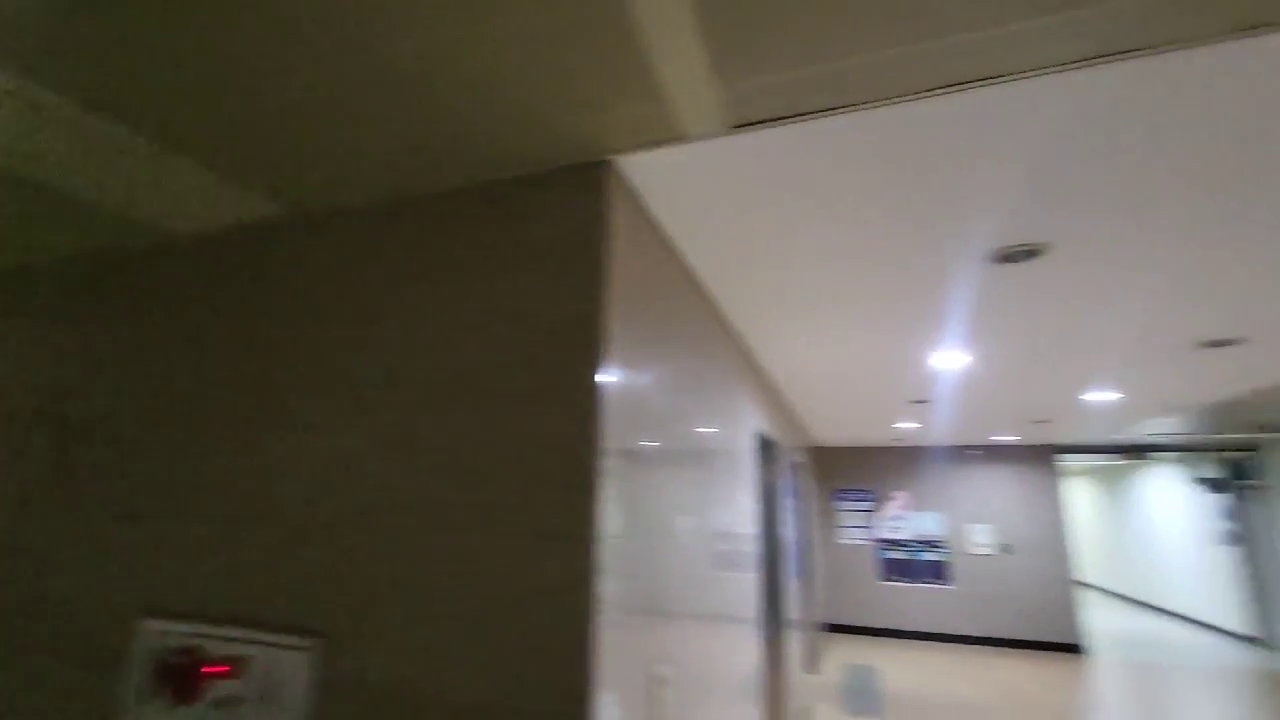
#> input picture frame 16 of image stitching/base video.mp4, 1280 x 720 px
$ python base_Video_preprocessing.py
#> lines starting #> are read from the running program, lines starting #| are printed output that depends on the picture; after the words box and inside, x2 and y2 are one past the last pixel; in counts of white or black regions, pixels touching at a corner belong together
import os
import numpy as np
import cv2 as cv

FLANN_INDEX_LSH = 6


def anorm2(a):
    return (a * a).sum(-1)


def anorm(a):
    return np.sqrt(anorm2(a))

def matchKeypoints(keyPoints1, keyPoints2, descriptors1, descriptors2):
    flann_params = dict(algorithm=FLANN_INDEX_LSH,
                        table_number=6,  # 12
                        key_size=12,  # 20
                        multi_probe_level=1)  # 2

    matcher = cv.FlannBasedMatcher(flann_params, {})  # bug : need to pass empty dict (#1329)
    raw_matches = matcher.knnMatch(descriptors1, descriptors2, k=2)  # 2

    matches = []
    for m in raw_matches:
        if len(m) == 2 and m[0].distance < m[1].distance * 0.79:
            matches.append((m[0].trainIdx, m[0].queryIdx))

    if len(matches) >= 4:

        keyPoints1 = np.float32([keyPoints1[i] for (_, i) in matches])
        keyPoints2 = np.float32([keyPoints2[i] for (i, _) in matches])

        H, status = cv.findHomography(keyPoints1, keyPoints2, cv.RANSAC, 4.0)

        print('%d / %d  inliers/matched' % (np.sum(status), len(status)))
    else:
        H, status = None, None
        print('%d matches found, not enough for homography estimation' % len(p1))

    return matches, H, status


def drawMatches(image1, image2, keyPoints1, keyPoints2, matches, status):
    h1, w1 = image1.shape[:2]
    h2, w2 = image2.shape[:2]

    img_matching_result = np.zeros((max(h1, h2), w1 + w2, 3), dtype="uint8")

    img_matching_result[0:h2, 0:w2] = image2
    img_matching_result[0:h1, w2:] = image1

    for ((trainIdx, queryIdx), s) in zip(matches, status):

        if s == 1:
            keyPoint2 = (int(keyPoints2[trainIdx][0]), int(keyPoints2[trainIdx][1]))
            keyPoint1 = (int(keyPoints1[queryIdx][0]) + w2, int(keyPoints1[queryIdx][1]))
            cv.line(img_matching_result, keyPoint1, keyPoint2, (0, 255, 0), 1)

    return img_matching_result


def video_stitching():
    global image_list
    image_list = []
    # 비디오 파일 열기
    cap = cv.VideoCapture(r'C:\Users\jangj\PycharmProjects\pythonProject1\image stitching\base video.mp4')

    # 첫 번째 프레임 읽기
    ret, prev_frame = cap.read()
#> prev_frame is the input picture: shape (720, 1280, 3); mean B, G, R 84.6, 94.9, 99.6
    prev_gray = cv.cvtColor(prev_frame, cv.COLOR_BGR2GRAY)

    # 결과 이미지 초기화
    result = prev_frame

    # 이미지 처리에 사용할 블록 크기 정의
    block_size = 500  # 예시로 500x500 크기의 블록 사용

    while True:
        # 다음 프레임 읽기
        ret, current_frame = cap.read()
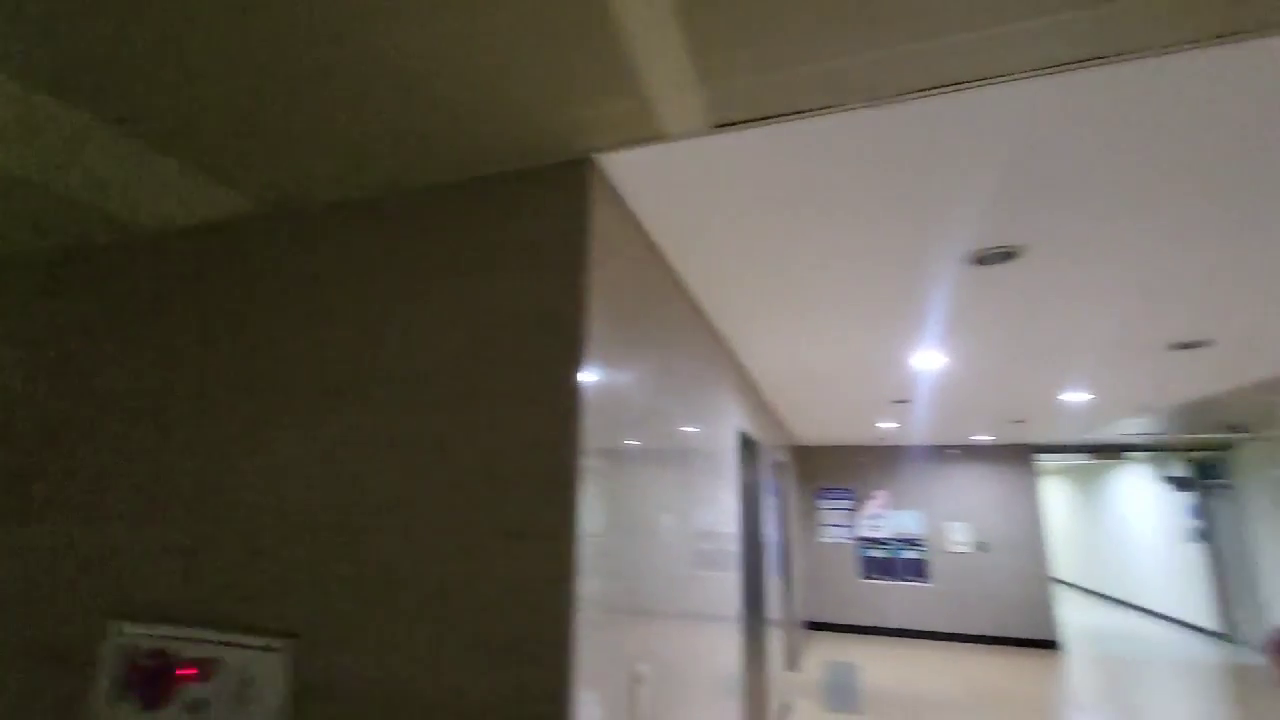
#> input picture frame 17 of image stitching/base video.mp4, 1280 x 720 px
#> current_frame is the input picture: shape (720, 1280, 3); mean B, G, R 84.8, 94.6, 99.3

        # 비디오의 끝에 도달하면 종료
        if not ret:
            break

        # 현재 프레임을 그레이스케일로 변환
        current_gray = cv.cvtColor(current_frame, cv.COLOR_BGR2GRAY)
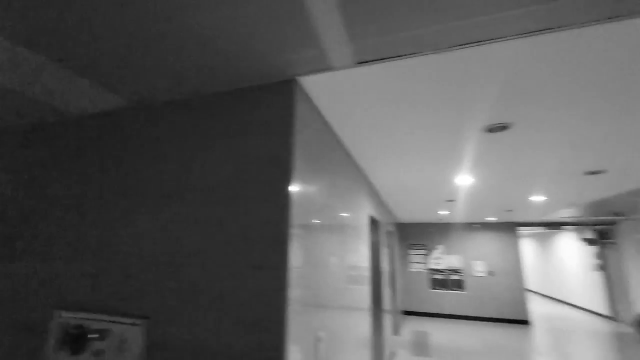
#> current_gray: shape (720, 1280) (shown at 1/2 size); min 0, max 255, mean 94.9

        # BRISK 디텍터로 키포인트 및 디스크립터 추출
        detector = cv.BRISK_create()
        keyPoints1, descriptors1 = detector.detectAndCompute(prev_gray, None)
#> keyPoints1 = 165 keypoints; strongest (x, y, size): (598, 377, 46), (596, 377, 36.8), (595, 378, 19.1), (595, 379, 18.1)
        keyPoints2, descriptors2 = detector.detectAndCompute(current_gray, None)
#> keyPoints2 = 189 keypoints; strongest (x, y, size): (579, 376, 39.6), (577, 376, 36), (582, 376, 72), (625, 441, 13.9)

        # 키포인트 좌표를 부동소수점 형식으로 변환
        keyPoints1 = np.float32([keypoint.pt for keypoint in keyPoints1])
#> keyPoints1 = 165 pairs, first value 202.3 to 1229.9, second value 72.02 to 669.5
        keyPoints2 = np.float32([keypoint.pt for keypoint in keyPoints2])
#> keyPoints2 = 189 pairs, first value 176.6 to 1213, second value 56.82 to 671.8

        # 키포인트 매칭 및 호모그래피 추정
        matches, H, status = matchKeypoints(keyPoints1, keyPoints2, descriptors1, descriptors2)
#> in matchKeypoints, `raw_matches = matcher.knnMatch(descriptors1, descriptors2, k=2)`: raw_matches = 165 matches
#> after the loop in matchKeypoints, `for m in raw_matches:`: matches = 100 pairs, first value 7 to 187, second value 4 to 162
#> in matchKeypoints, `keyPoints1 = np.float32([keyPoints1[i] for (_, i) in matches])`: keyPoints1 = 100 pairs, first value 202.3 to 1229.9, second value 106.6 to 669.5
#> in matchKeypoints, `keyPoints2 = np.float32([keyPoints2[i] for (i, _) in matches])`: keyPoints2 = 100 pairs, first value 176.6 to 1191.4, second value 112.1 to 671.8
#> in matchKeypoints, `H, status = cv.findHomography(keyPoints1, keyPoints2, cv.RANSAC, 4.0)`: H = [[1.02, -0.0538, -13.52], [0.0202, 0.962, 0.664], [3.97e-05, -6.68e-05, 1]]; status = 100 values, max 1 at index 1, min 0 at index 0, mean 0.72
#| 72 / 100  inliers/matched

        # 매칭 결과 이미지 생성
        img_matching_result = drawMatches(prev_frame, current_frame, keyPoints1, keyPoints2, matches, status)
#> in drawMatches, `img_matching_result[0:h1, w2:] = image1`:
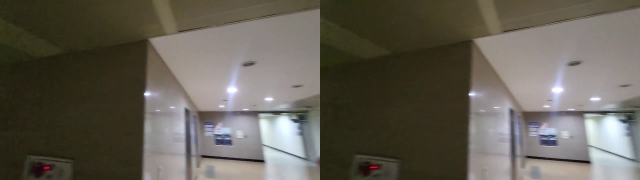
#> img_matching_result: shape (720, 2560, 3) (shown at 1/4 size); mean B, G, R 84.7, 94.8, 99.4
#> the loop in drawMatches, `for ((trainIdx, queryIdx), s) in zip(matches, status): ` made 100 passes
#> (trainIdx, queryIdx, s, keyPoint2, keyPoint1) on passes 2, 5, 6, 7, 8, 9, 10, 11: (7, 7, [1], (1092, 395), (2402, 395)), (11, 10, [1], (898, 424), (2200, 425)), (15, 13, [1], (993, 437), (2298, 437)), (14, 14, [1], (970, 437), (2269, 437)), (17, 15, [1], (638, 442), (1937, 443)), (18, 16, [1], (1121, 452), (2430, 453)), (22, 17, [1], (1035, 461), (2336, 462)), (23, 18, [1], (1092, 462), (2400, 462))
#> after the loop in drawMatches, `for ((trainIdx, queryIdx), s) in zip(matches, status):`:
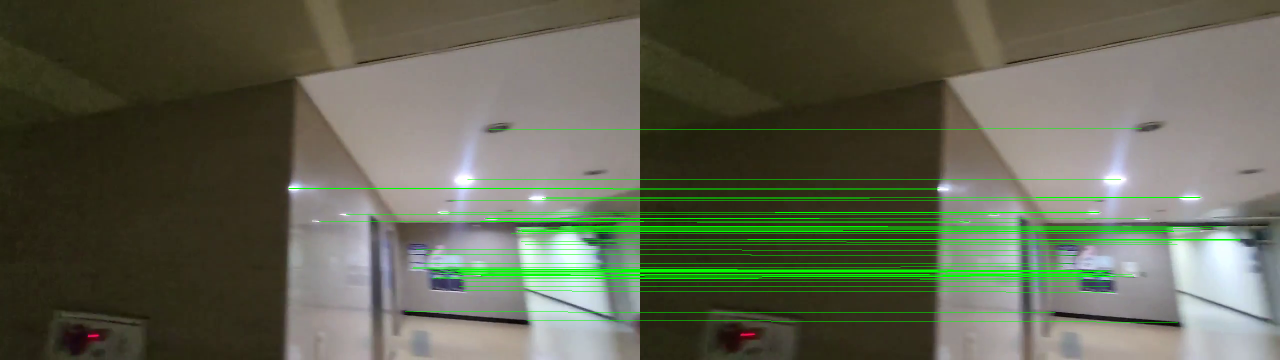
#> img_matching_result: shape (720, 2560, 3) (shown at 1/2 size); 3.28% of pixels changed, all inside (x1, y1, x2, y2) = (577, 257, 2481, 645)

        try:
            # 이미지 스티칭
            result = cv.warpPerspective(result, H, (result.shape[1] + current_frame.shape[1], result.shape[0]))
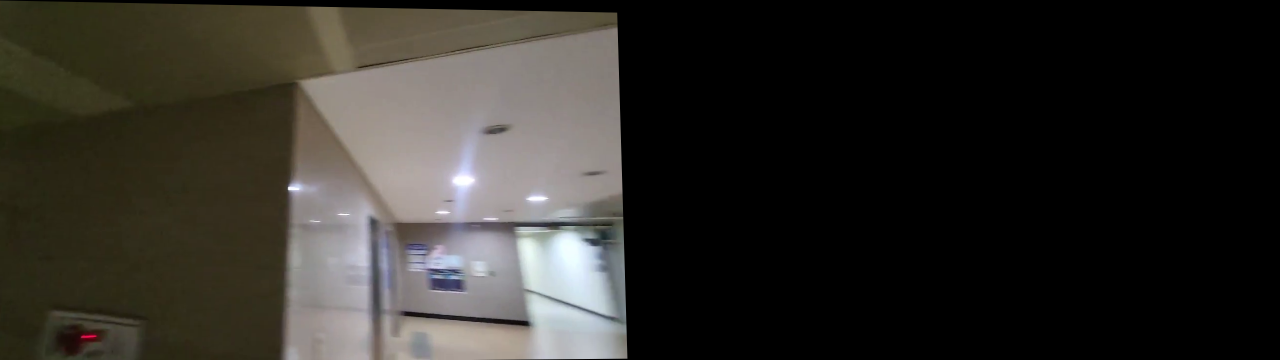
#> result: shape (720, 2560, 3) (shown at 1/2 size); mean B, G, R 40.4, 45.3, 47.5

            # 현재 프레임 일부를 처리하고 이미지에 추가
            for x in range(0, current_frame.shape[1], block_size):
                for y in range(0, current_frame.shape[0], block_size):
                    # 현재 프레임의 남은 부분 크기 계산
                    block_width = min(block_size, current_frame.shape[1] - x)
                    block_height = min(block_size, current_frame.shape[0] - y)

                    block = current_frame[y:y + block_height, x:x + block_width]
                    result[y:y + block_height, x:x + block_width] = block

        except cv.error as e:
            # 이미지 크기 제한 초과 시 오류 처리
            print(f"Error: {e}")
            print("Saving current result and restarting stitching.")

            # 이미지 파일의 이름 기록
            image_name = f'preprocessing(base){cap.get(cv.CAP_PROP_POS_FRAMES)}.png'
            image_list.append(image_name)

            # 현재 결과 이미지 저장
            cv.imwrite(image_name, result)

            # 결과 이미지 초기화
            result = current_frame

        # 현재 프레임을 이전 프레임으로 설정
        prev_frame = current_frame
        prev_gray = current_gray

        # 결과 이미지 표시
        cv.imshow('result', result)
        cv.imshow('matching result', img_matching_result)

        # 종료 키 (예: ESC 키) 입력을 기다림
        if cv.waitKey(30) & 0xFF == 27:
#> (key Esc is pressed here)
            break

    # 비디오 파일 닫기
    cap.release()
    cv.destroyAllWindows()

    # 이미지 파일 이름 기록
    with open('image_list(base).txt', 'w') as file:
        for item in image_list:
            file.write("%s\n" % item)


if __name__ == '__main__':
    video_stitching()

$ run again, starting later in the video
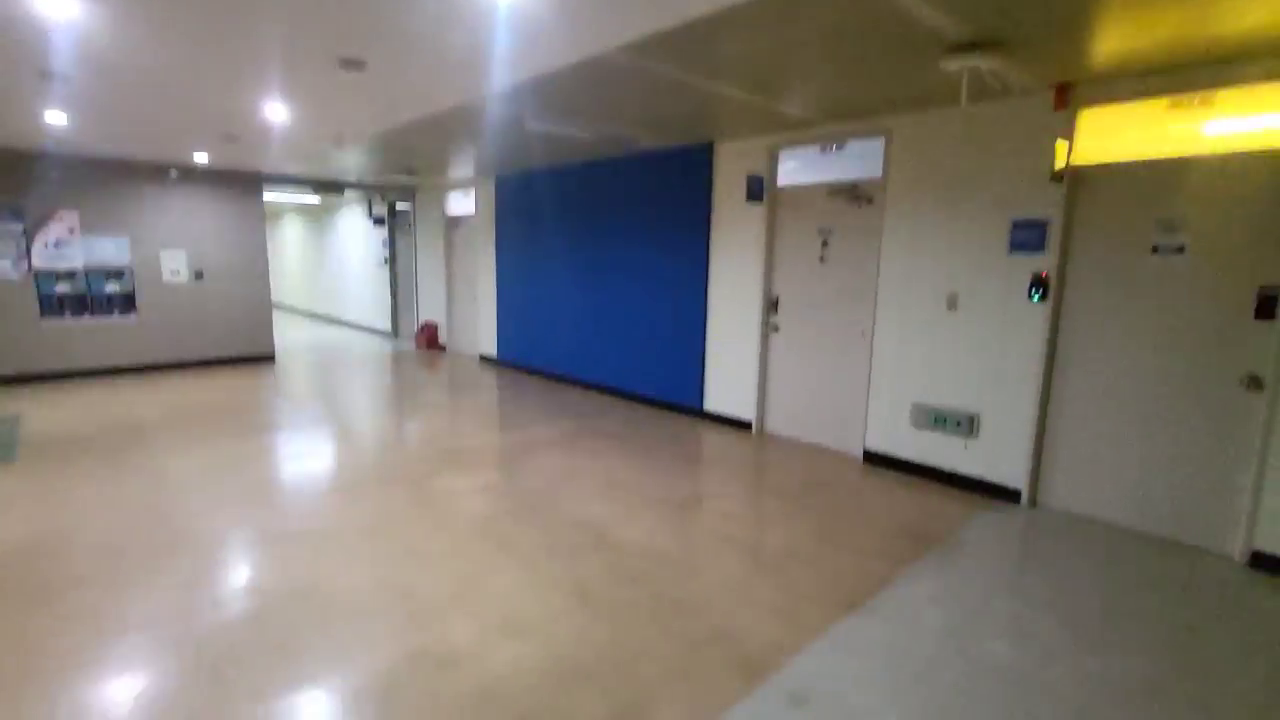
#> input picture frame 75 of image stitching/base video.mp4, 1280 x 720 px
#> in video_stitching, prev_frame is the input picture: shape (720, 1280, 3); mean B, G, R 115.6, 125.3, 132
#> in video_stitching, `keyPoints1, descriptors1 = detector.detectAndCompute(prev_gray, None)`: keyPoints1 = 373 keypoints; strongest (x, y, size): (1033, 289, 13.3), (1058, 164, 41.7), (1057, 142, 36), (1057, 165, 34)
#> in video_stitching, `keyPoints2, descriptors2 = detector.detectAndCompute(current_gray, None)`: keyPoints2 = 333 keypoints; strongest (x, y, size): (1038, 274, 12.1), (269, 177, 72), (397, 191, 14), (1066, 142, 72)
#> in video_stitching, `keyPoints1 = np.float32([keypoint.pt for keypoint in keyPoints1])`: keyPoints1 = 373 pairs, first value 24.26 to 1254.9, second value 101.9 to 573
#> in video_stitching, `keyPoints2 = np.float32([keypoint.pt for keypoint in keyPoints2])`: keyPoints2 = 333 pairs, first value 34.03 to 1187.7, second value 87.48 to 555.9
#> raw_matches = 373 matches
#> after the loop in matchKeypoints, `for m in raw_matches:`: matches = 256 pairs, first value 1 to 332, second value 0 to 372
#> in matchKeypoints, `keyPoints1 = np.float32([keyPoints1[i] for (_, i) in matches])`: keyPoints1 = 256 pairs, first value 45.72 to 1254.9, second value 106.3 to 573
#> in matchKeypoints, `keyPoints2 = np.float32([keyPoints2[i] for (i, _) in matches])`: keyPoints2 = 256 pairs, first value 64.78 to 1187.7, second value 87.48 to 555.9
#> in matchKeypoints, `H, status = cv.findHomography(keyPoints1, keyPoints2, cv.RANSAC, 4.0)`: H = [[1.02, 0.0341, -8.69], [0.00308, 1.04, -24.78], [3.81e-07, 7.38e-05, 1]]; status = 256 values, max 1 at index 0, min 0 at index 20, mean 0.84
#| 215 / 256  inliers/matched
#> the loop in drawMatches, `for ((trainIdx, queryIdx), s) in zip(matches, status): ` made 256 passes
#> (trainIdx, queryIdx, s, keyPoint2, keyPoint1) on passes 1 to 8: (72, 0, [1], (64, 93), (1345, 114)), (1, 2, [1], (888, 118), (2163, 137)), (2, 3, [1], (1065, 124), (2338, 139)), (3, 4, [1], (1075, 124), (2347, 141)), (4, 5, [1], (839, 127), (2113, 145)), (5, 6, [1], (841, 131), (2116, 148)), (6, 7, [1], (836, 131), (2110, 148)), (7, 8, [1], (838, 131), (2112, 148))
#> after the loop in drawMatches, `for ((trainIdx, queryIdx), s) in zip(matches, status):`:
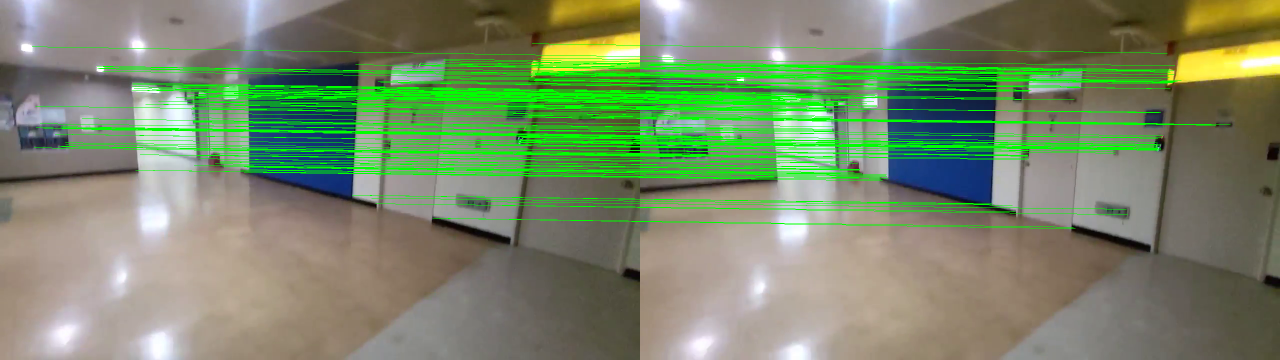
#> img_matching_result: shape (720, 2560, 3) (shown at 1/2 size); mean B, G, R 105.1, 138.1, 120.9
#> in video_stitching, `result = cv.warpPerspective(result, H, (result.shape[1] + current_fram..`:
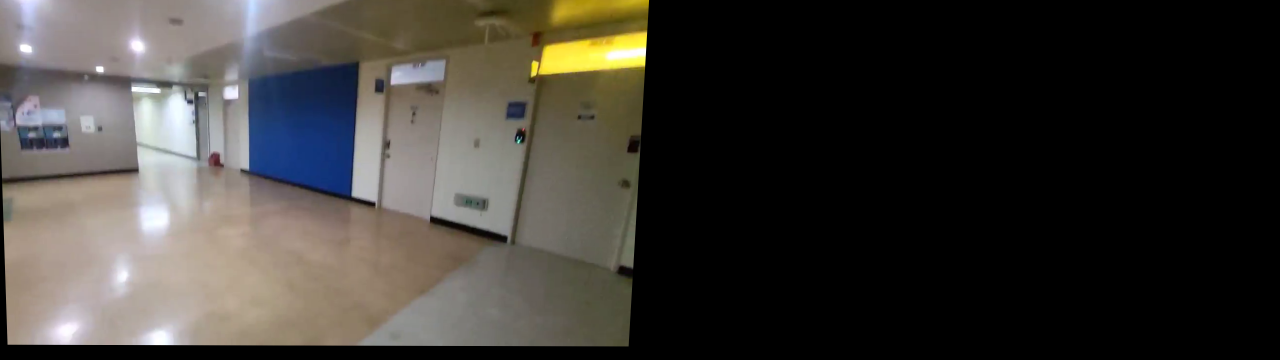
#> result: shape (720, 2560, 3) (shown at 1/2 size); mean B, G, R 55, 59.5, 62.7
